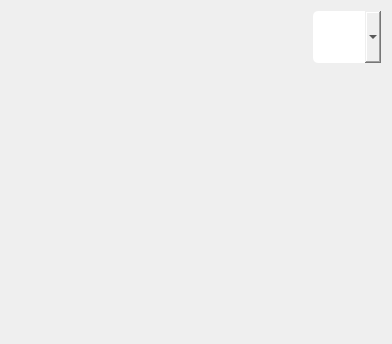
      <widget class="QWidget" name="inicio">
       <property name="sizePolicy">
        <sizepolicy hsizetype="Preferred" vsizetype="Preferred">
         <horstretch>0</horstretch>
         <verstretch>0</verstretch>
        </sizepolicy>
       </property>
       <property name="autoFillBackground">
        <bool>false</bool>
       </property>
       <property name="styleSheet">
        <string notr="true">border-image: url(&quot;:imagens/assets/imagens/fundo-inicial-completo&quot;);</string>
       </property>
       <layout class="QGridLayout" name="gridLayout_2">
        <item row="0" column="3">
         <spacer name="verticalSpacer_inicial_2">
          <property name="orientation">
           <enum>Qt::Vertical</enum>
          </property>
          <property name="sizeType">
           <enum>QSizePolicy::MinimumExpanding</enum>
          </property>
          <property name="sizeHint" stdset="0">
           <size>
            <width>20</width>
            <height>150</height>
           </size>
          </property>
         </spacer>
        </item>
        <item row="5" column="9" alignment="Qt::AlignRight|Qt::AlignBottom">
         <widget class="QPushButton" name="pushButton_configurar">
          <property name="sizePolicy">
           <sizepolicy hsizetype="Minimum" vsizetype="Fixed">
            <horstretch>0</horstretch>
            <verstretch>0</verstretch>
           </sizepolicy>
          </property>
          <property name="minimumSize">
           <size>
            <width>60</width>
            <height>60</height>
           </size>
          </property>
          <property name="maximumSize">
           <size>
            <width>40</width>
            <height>40</height>
           </size>
          </property>
          <property name="sizeIncrement">
           <size>
            <width>0</width>
            <height>2</height>
           </size>
          </property>
          <property name="font">
           <font>
            <pointsize>18</pointsize>
            <weight>75</weight>
            <bold>true</bold>
           </font>
          </property>
          <property name="cursor">
           <cursorShape>PointingHandCursor</cursorShape>
          </property>
          <property name="styleSheet">
           <string notr="true">QPushButton {
	border-image: url(&quot;:/icones/assets/icones/configuracoes/configuracoes.png&quot;);
	background-color: none;
	border-radius: 2px;
	border: none;
	min-width: 60px;
	min-height: 60px;
	font-weight: bold;
}

QPushButton:hover {
	border-image: url(&quot;:/icones/assets/icones/configuracoes/configuracoes-hover.png&quot;);
	background-color: none;
}

QPushButton:pressed {
	border-image: url(&quot;:/icones/assets/icones/configuracoes/configuracoes-hover.png&quot;);
	background-color: none;
}</string>
          </property>
          <property name="text">
           <string/>
          </property>
         </widget>
        </item>
        <item row="0" column="9" alignment="Qt::AlignRight|Qt::AlignTop">
         <widget class="QComboBox" name="comboBox_selecionar_perfis_inicio">
          <property name="sizePolicy">
           <sizepolicy hsizetype="Fixed" vsizetype="Fixed">
            <horstretch>0</horstretch>
            <verstretch>0</verstretch>
           </sizepolicy>
          </property>
          <property name="font">
           <font>
            <family>Dyuthi</family>
           </font>
          </property>
          <property name="cursor">
           <cursorShape>PointingHandCursor</cursorShape>
          </property>
          <property name="styleSheet">
           <string notr="true">QComboBox{
	min-width: 50px;
	min-height: 40px;
	border-image: none;
	background-color: none;
	border: none;
	border-radius: 5px;
	padding: 0;
}

QComboBox::drop-down {
		background-color: #74b9f4;
		border-image: none;
		border-bottom-right-radius: 3px;
		border-top-right-radius: 3px;
		border-left-width: 0px;
		subcontrol-origin: padding;
    	subcontrol-position: top right;
		width: 20px;
		border-radius: 5px;
}

QComboBox::drop-down:hover{
	background-color: #507be4;
}

QComboBox::down-arrow {
	width: 10px;
	height:10px;
	image: url(&quot;:/icones/assets/icones/seta/baixo/seta-baixo-preto.png&quot;);
}

QComboBox::item{
	height: 20px;
	color: black;
	text-align: center;
	background-color: white;
	border: none;
	padding: 0;
	margin: 0;
}

QComboBox::item:selected{
	background-color: #74b9f4;
	border: none;
}

QComboBox::icon{
	width: 50px;
	height: 50px;
	border: none;
	text-align: center;
	margin: 0;
	padding: 0;
}</string>
          </property>
          <property name="maxVisibleItems">
           <number>3</number>
          </property>
          <property name="sizeAdjustPolicy">
           <enum>QComboBox::AdjustToMinimumContentsLengthWithIcon</enum>
          </property>
          <property name="iconSize">
           <size>
            <width>50</width>
            <height>50</height>
           </size>
          </property>
          <property name="placeholderText">
           <string/>
          </property>
          <property name="modelColumn">
           <number>0</number>
          </property>
         </widget>
        </item>
        <item row="5" column="3">
         <spacer name="verticalSpacer_inicial">
          <property name="orientation">
           <enum>Qt::Vertical</enum>
          </property>
          <property name="sizeType">
           <enum>QSizePolicy::Fixed</enum>
          </property>
          <property name="sizeHint" stdset="0">
           <size>
            <width>20</width>
            <height>20</height>
           </size>
          </property>
         </spacer>
        </item>
        <item row="4" column="4">
         <spacer name="horizontalSpacer_inicial_3">
          <property name="orientation">
           <enum>Qt::Horizontal</enum>
          </property>
          <property name="sizeHint" stdset="0">
           <size>
            <width>40</width>
            <height>20</height>
           </size>
          </property>
         </spacer>
        </item>
        <item row="4" column="1">
         <spacer name="horizontalSpacer_inicial">
          <property name="orientation">
           <enum>Qt::Horizontal</enum>
          </property>
          <property name="sizeType">
           <enum>QSizePolicy::Expanding</enum>
          </property>
          <property name="sizeHint" stdset="0">
           <size>
            <width>40</width>
            <height>20</height>
           </size>
          </property>
         </spacer>
        </item>
        <item row="4" column="3">
         <widget class="QPushButton" name="pushButton_iniciar">
          <property name="sizePolicy">
           <sizepolicy hsizetype="MinimumExpanding" vsizetype="MinimumExpanding">
            <horstretch>0</horstretch>
            <verstretch>0</verstretch>
           </sizepolicy>
          </property>
          <property name="minimumSize">
           <size>
            <width>150</width>
            <height>100</height>
           </size>
          </property>
          <property name="maximumSize">
           <size>
            <width>320</width>
            <height>60</height>
           </size>
          </property>
          <property name="font">
           <font>
            <family>Segoe UI</family>
            <pointsize>18</pointsize>
            <weight>75</weight>
            <bold>true</bold>
           </font>
          </property>
          <property name="cursor">
           <cursorShape>PointingHandCursor</cursorShape>
          </property>
          <property name="styleSheet">
           <string notr="true">QPushButton {
	border-image: url(&quot;:/botoes/assets/botoes/menu/iniciar.png&quot;);
	background: none;
	border: none;
	border-radius: 5px;
	min-height: 100px;
	min-width: 150;
}

QPushButton:pressed {
	border-image: url(&quot;:/botoes/assets/botoes/menu/iniciar-hover.png&quot;);
}

QPushButton:hover {
	border-image: url(&quot;:/botoes/assets/botoes/menu/iniciar-hover.png&quot;);
}</string>
          </property>
          <property name="text">
           <string/>
          </property>
          <property name="flat">
           <bool>false</bool>
          </property>
         </widget>
        </item>
        <item row="5" column="0" alignment="Qt::AlignLeft|Qt::AlignBottom">
         <widget class="QPushButton" name="pushButton_som">
          <property name="sizePolicy">
           <sizepolicy hsizetype="Fixed" vsizetype="Fixed">
            <horstretch>0</horstretch>
            <verstretch>0</verstretch>
           </sizepolicy>
          </property>
          <property name="minimumSize">
           <size>
            <width>60</width>
            <height>60</height>
           </size>
          </property>
          <property name="maximumSize">
           <size>
            <width>40</width>
            <height>40</height>
           </size>
          </property>
          <property name="cursor">
           <cursorShape>PointingHandCursor</cursorShape>
          </property>
          <property name="layoutDirection">
           <enum>Qt::LeftToRight</enum>
          </property>
          <property name="styleSheet">
           <string notr="true">QPushButton {
	border-image: none;
	background-color: none;
	border-radius: 2px;
	border: none;
	min-width: 60px;
	min-height: 60px;
}
</string>
          </property>
          <property name="text">
           <string/>
          </property>
         </widget>
        </item>
       </layout>
      </widget>
